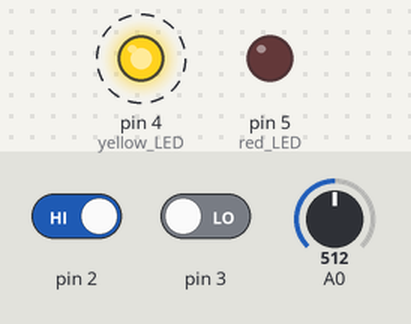
Recording of a sketch running on a simulated Arduino Uno, built with avr-gcc and run on an emulated ATmega328P. Parts: output pins drawn as LEDs (lit = HIGH). Dashed ring = blinking. Inputs (shaded band) come from the test bench; at power-on: pin 2 HIGH, pin 3 LOW, A0 = 512.

Above: at 0.35 s.
At 1.5 s:
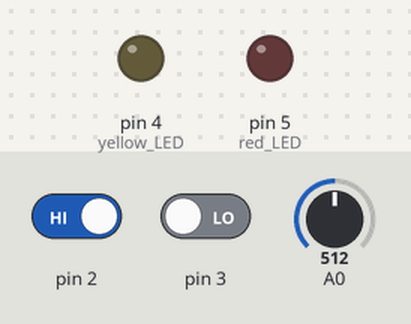
1.6 s: pin 2 driven LOW
At 2.4 s:
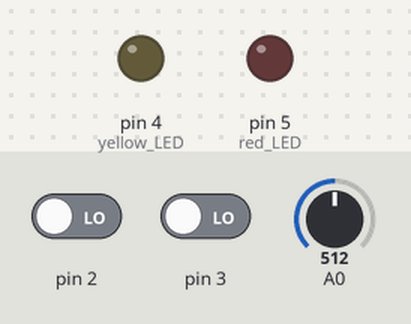
Timing chart, 0 to 4.6 s (numbered marks = the images above; inputs shaded):
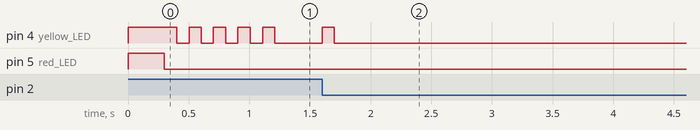

Measured:
- after the input at 1.6 s, pin 4 (yellow_LED): LOW → HIGH at once, → LOW 0.10 s later
- by itself, pin 4 (yellow_LED): alternates HIGH for 0.10 s and LOW for 0.10 s, 9 changes in all, then stays LOW

The sketch:

empfaenger.ino
```cpp
//tracking station v0.9.1  20130704 1300
#define VERSION "v0.9"
#define DEVICEID 9  //Bitte entsprechend ändern. Auf Quirins Wunsch bitte unbelegte Nummern (3,4) statt 10 und 11

#define VERSIONMAJOR 0
#define VERSIONMINOR 9

#include <SPI.h>
#include <Mirf.h>
#include <nRF24L01.h>
#include <MirfHardwareSpiDriver.h>

// NRF24 settings
#define RFADDR "alex1"
#define RFBASE "alex0"
#define RFCHANNEL 3

//besser als digitalWrite
#define CLR(x,y) (x&=(~(1<<y)))
#define SET(x,y) (x|=(1<<y))


//constants
byte MYID = DEVICEID;
byte Version[2] = {VERSIONMAJOR,VERSIONMINOR};

// Global Variables
int PID = 5;
// Global Variables
int BatteryVoltage; // in mV
volatile byte State=0;
byte Blink = 10; //let the yoellow LED blink
volatile unsigned long USDetectionTime=0, IRDetectionTime=0;
unsigned long Result =0;
byte rotfreq = 0;
byte sync = 0;

// check Battery Voltage
void readBattery() {
  int pwm;
  BatteryVoltage=analogRead(A0);
  BatteryVoltage=BatteryVoltage*4.88;
  pwm=(BatteryVoltage-3300)/5.0;
  if (pwm>255) pwm=255;
  else if (pwm<0) pwm=0;
  rotfreq = byte(pwm);
  //analogWrite(5, pwm);
}

//interrupt service routine pin 2 (PD2)
void ISR_0 () {
  IRDetectionTime = micros();
  State = 10;
}

//interrupt service routine pin 3 (PD3)
void ISR_1 () {
  USDetectionTime = micros();
  State = 20;
  detachInterrupt(1);
}


void blink () {
  //digitalWrite(4, Blink%2);
  //the following lines are functionally identical to the line above, but much faster
  // Arduino Pin 4 = PortD Bit 4
  if(Blink%2) {
    PORTD |= (1 << 4);    /* setzt Bit 4 an PortD auf 1 ==> HIGH */
  } else {
    PORTD &= ~(1 << 4);   /* loescht Bit 4 an PortD ==> LOW */
  }
}


void blinkrot () {
  static byte state = 0;
  static unsigned long blinkredtime = 0;
  if (state == 1 && millis() - blinkredtime > 10 * rotfreq) {
    SET(PORTD, 5);
    state = 0;
  }
  if (state == 0 && millis() - blinkredtime > 1000) {
    blinkredtime = millis();
    CLR(PORTD, 5);
    state = 1;
  }
}


class Packet {
  //byte time;
  unsigned long time;
  byte sent;
  byte data[12]={0};

  public:
    Packet (byte dest, byte type, byte *payload) {
      sent = 0;
      //time = millis() % 128;
      time = millis();
      data[0] = dest;
      data[1] = MYID;
      data[2] = type;
      data[3] = (byte)((PID & 0xFF00) >> 8);
      data[4] = (byte)(PID & 0x00FF);
      PID++;
      for (int i = 0; i<7;i++){
        data[i+5] = payload[i];
      }
    }
    ~Packet () {
    }
    byte send (void){
      if(millis() - time < data[2]) {
        if (millis()-time >= sent*5){
          data[11] = sent;
          Mirf.setTADDR((byte *)RFBASE);
          Mirf.send(data);
          sent++;
        }
        if(data[2] == 192) return 1;
        return 0;
      } else {
        return 1;
      }
    }

    int getPID() {
      return (int)((int)data[3]<< 8 + (int)data[4]);
    }
};
Packet *Packages[5];
byte busy=0;

void sendPackages(void) {
    if ((busy&1)) {
      if (Packages[0]->send()) {
        busy &= 0b11111110;
        delete Packages[0];
      }
    } else if ((busy&2)) {
      if (Packages[1]->send()) {
        busy &= 0b11111101;
        delete Packages[1];
      }
    } else if ((busy&4)) {
      if (Packages[2]->send()) {
        busy &= 0b11111011;
        delete Packages[2];
      }
    } else if ((busy&8)) {
      if (Packages[3]->send()) {
        busy &= 0b11110111;
        delete Packages[3];
      }
    } else if ((busy&16)) {
      if (Packages[4]->send()) {
        busy &= 0b11101111;
        delete Packages[4];
      }
    }
}
boolean newPacket (byte dest, byte type, byte *payload) {
  if (busy<31){
    if (!(busy&1)) {
      Packages[0] = new Packet (dest, type,payload);
      busy |= 1;
    } else if (!(busy&2)) {
      Packages[1] = new Packet (dest, type,payload);
      busy |= 2;
    } else if (!(busy&4)) {
      Packages[2] = new Packet (dest, type,payload);
      busy |= 4;
    } else if (!(busy&8)) {
      Packages[3] = new Packet (dest, type,payload);
      busy |= 8;
    } else if (!(busy&16)) {
      Packages[4] = new Packet (dest, type,payload);
      busy |= 16;
    }
    return true;
  } else return false;
}

void deletePID (int pid) {
    if ((busy&1)) {
      if (Packages[0]->getPID() == pid) {
        busy &= 0b11111110;
        delete Packages[0];
      }
    } else if ((busy&2)) {
      if (Packages[1]->getPID() == pid) {
        busy &= 0b11111101;
        delete Packages[1];
      }
    } else if ((busy&4)) {
      if (Packages[2]->getPID() == pid) {
        busy &= 0b11111011;
        delete Packages[2];
      }
    } else if ((busy&8)) {
      if (Packages[3]->getPID() == pid) {
        busy &= 0b11110111;
        delete Packages[3];
      }
    } else if ((busy&16)) {
      if (Packages[4]->getPID() == pid) {
        busy &= 0b11101111;
        delete Packages[4];
      }
    }
}
byte parseMsg() {
  byte data[12];
  Mirf.getData(data);
  /*
         Serial.print(data[1]);
        Serial.print("\t");
        Serial.print(data[3]);
        Serial.print("\t");
        Serial.print(data[4]);
        Serial.print("\t");
        Serial.println(data[11]);
        Serial.println("---");
        */
  if(data[0] == MYID) {
    switch(data[2]) {
      case 192: //ACK
        unsigned int pid;
        pid = ((unsigned int)data[5]<< 8 + (unsigned int)data[6]);
        deletePID(pid);
        break;
      default:
        return 0; //kenne Datentyp nicht
    }
  } else {
    return 0; //Nachricht nicht für mich
  }
}


void setup() {
  //Serial.begin(115200);
  //init NRF24
  Mirf.spi = &MirfHardwareSpi;
  Mirf.cePin = 9;
  Mirf.csnPin = 10;
  Mirf.init();
  Mirf.setRADDR((byte *)RFADDR);
  Mirf.payload = 12;
  Mirf.channel = RFCHANNEL;
  Mirf.config();

  //PID = readPID();

  newPacket((byte)0, (byte)193, Version);

  //SET(PORTD, 4);
  //pinMode(4, OUTPUT); //yellow LED
  SET(DDRD, 4);
  //pinMode(5, OUTPUT); //red LED
  SET(DDRD, 5);

  //pinMode(2, INPUT);
  //pinMode(3, INPUT);
  //digitalWrite(2, HIGH); //Pullup
  //digitalWrite(3, HIGH); //Pullup


  //digitalWrite(4, HIGH);
  SET(PORTD, 4);
  //digitalWrite(5, HIGH);
  SET(PORTD, 5);
  delay(300);
  //digitalWrite(4, LOW);
  CLR(PORTD, 4);
  //digitalWrite(5, LOW);
  CLR(PORTD, 5);


}
long interval = 300;
int ledState = LOW;
long previousMillis = 0;
const int ledPin =  6;
const int rot =  5;
const int gruen =  3;

/*
void loop(){

  static unsigned long blinktime=0;
  if(Mirf.dataReady()){
    parseMsg();
  }
  sendPackages();
  while(Mirf.isSending());
  if(Mirf.dataReady()){
    parseMsg();
  }
  if (millis() - blinktime > 30) {
        blinktime = millis();
        newPacket((byte)0, (byte)193, Version);
  }
  delay(3);

  unsigned long currentMillis = millis();

  if(currentMillis - previousMillis > interval) {
    // save the last time you blinked the LED
    previousMillis = currentMillis;

    // if the LED is off turn it on and vice-versa:
    if (ledState == LOW)
      ledState = HIGH;
    else
      ledState = LOW;

    // set the LED with the ledState of the variable:
    digitalWrite(ledPin, ledState);
  }
  if(busy == 31) {
    digitalWrite(rot, HIGH);
  } else {
    digitalWrite(rot, LOW);
  }
}
*/
void loop(){
  static unsigned long blinktime=0, batterytime=0;
  unsigned long deltat = 0;
  switch (State) { //Statemachine
    case 0:
      //init
      newPacket((byte)0, (byte)193, Version); // Bei der Basisstation melden
      attachInterrupt(0, ISR_0, FALLING); // Interrupt für Infrarot aktivieren
      State = 5;
      //Serial.print("init\n");
      break;
    case 2: State=5;

    /*case 2:{
      static unsigned long inittime = 0;
      if( millis() - inittime > 150 )
      {
        byte payload[24] = {0};
        payload[0] = (byte)(((int)MYADDR & 0xFF00) >> 8 );
        payload[1] = (byte)(((int)MYADDR & 0x00FF));
        newPacket((byte)0, (byte)193, Version)
        inittime = millis();
        Serial.print("register\n");
      }
      break;
    }*/
    case 5:
      //idle
      if(!Mirf.isSending() && Mirf.dataReady()){
        parseMsg();
      }
      if (Blink && millis() - blinktime > 100) {
        blinktime = millis();
        Blink--;
        blink();
      }
      if (millis() - batterytime > 1000) {
        batterytime = millis();
        readBattery();
      }
      //Serial.print(".");
      break;
    case 10:
      //IR detected
      //attachInterrupt(1, ISR_1, FALLING); // US Interrupt aktivieren
      State = 15;
      sync++;
        //Serial.print("IR detected\n");
      break;
    case 15:
      //waiting for US
      if (((PIND & 0x08)>>3)^1) {
        USDetectionTime = micros();
        State = 20;
      } else if(micros() - IRDetectionTime > 100000) { // Abbrechen falls nach 100ms kein US detektiert
        //Serial.print("US to late ");
        //byte tmp[4] = {0,0,0,0};
        //Result = 0;
        //#######################!!!######(BASEADDR, (byte)42, tmp);
        State = 5;
        //detachInterrupt(1);
      }
      break;
    case 20:
      //US detected
      deltat = USDetectionTime - IRDetectionTime;
      Result = deltat;
      byte tmp[7];
      tmp[0] = (byte)((deltat & 0xFF000000) >> 24);
      tmp[1] = (byte)((deltat & 0x00FF0000) >> 16);
      tmp[2] = (byte)((deltat & 0x0000FF00) >>  8);
      tmp[3] = (byte)((deltat & 0x000000FF));
      tmp[4] = sync;
      newPacket((byte)0, (byte)64, tmp);
      Blink = 2;
      State = 5;
        //Serial.print("US detected\n");
        //Serial.println(deltat);
      break;
    case 25:

      break;
    case 30:

      break;
    case 35:

      break;
    case 40:

      break;
    case 45:

      break;
    case 50:

      break;
    case 55:

      break;
  }

  sendPackages();
  while(Mirf.isSending()) {};
  if(Mirf.dataReady()){
    parseMsg();
  }
}
```
